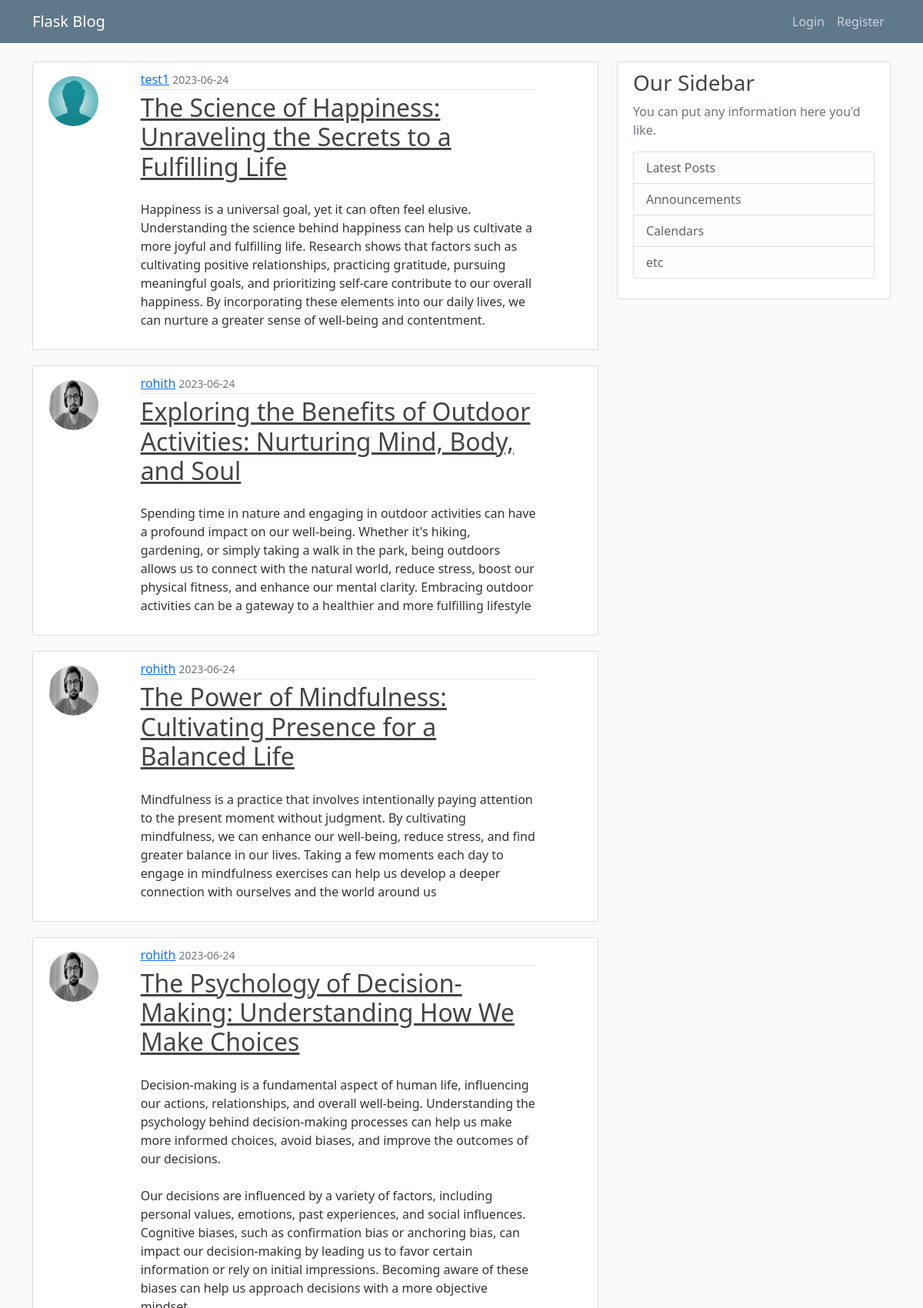
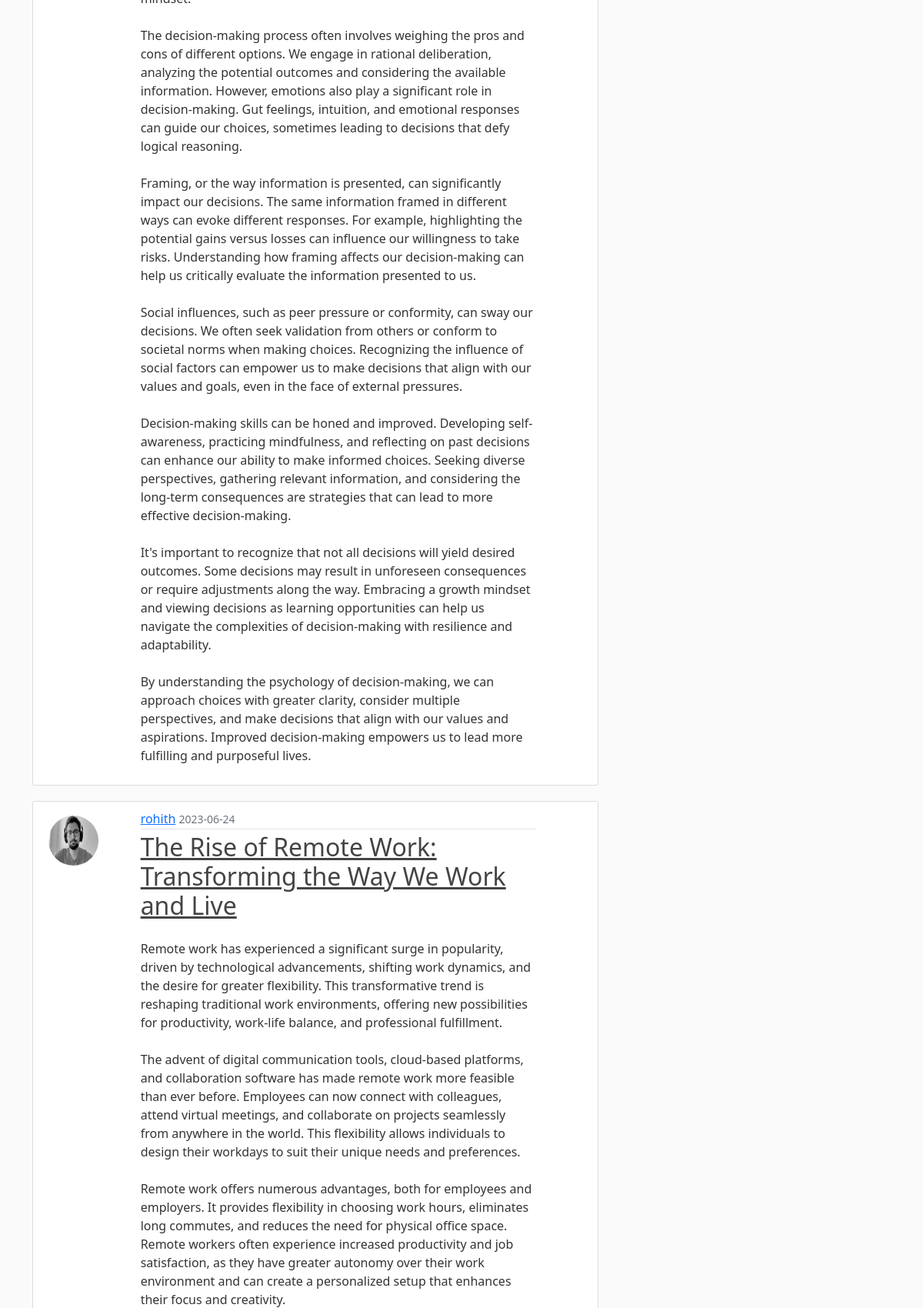
The page /home?page=2 (upper part) on the database its author committed (2 pictures, top to bottom).
### on_blog/models.py (models this page shows, shortened)
class Post(db.Model):
    id = db.Column(db.Integer, primary_key=True)
    title = db.Column(db.String(100), nullable=False)
    time = db.Column(db.DateTime, nullable = False, default = datetime.utcnow)
    content = db.Column(db.Text, nullable = False)
    user_id = db.Column(db.Integer, db.ForeignKey('user.id'), nullable = False)

class User(db.Model, UserMixin):
    id = db.Column(db.Integer, primary_key=True)
    username = db.Column(db.String(20), unique=True, nullable=False)
    email = db.Column(db.String(100), unique=True, nullable=False)
    image_file = db.Column(db.String(20), nullable=False, default='default.jpeg')
    password = db.Column(db.String(60), nullable = False)
    posts = db.relationship("Post", backref = "author", lazy = True)

### on_blog/main/routes.py (the view)
@main.route("/")
@main.route("/home")
def home():
    page_no = request.args.get('page', default=1, type=int)
    posts = Post.query.order_by(Post.time.desc()).paginate(per_page=5, page=page_no)
    return render_template("home.html", posts=posts, title="Home Page")

### on_blog/templates/home.html (shortened to what this page needs)
{% extends "layout.html" %}
{% block content %}
{% for post in posts.items %}
<article class="content-section">
    <div class="row">
        <div class='col-sm-4 col-lg-2'>
            <img class="rounded-circle article-img align-items-start mt-2"
                 src="{{ url_for('static', filename='profile_pics/' + post.author.image_file) }}">
        </div>
        <div class='col-sm-8 col-lg-9'>
            <div class="media-body">
                <div class="article-metadata">
                    <a class="mr-2" href="{{url_for('posts.user_posts', username=post.author.username)}}">{{ post.author.username }}</a>
                    <small class="text-muted">{{ post.time.strftime('%Y-%m-%d') }}</small>
                </div>
                <h2><a class="article-title" href="{{url_for('posts.post', post_id = post.id)}}">{{ post.title }}</a></h2>
                <p class="article-content mt-4 ">{{ post.content }}</p>
            </div>
        </div>
    </div>
</article>
{% endfor %}
{% endblock content %}

### on_blog/static/main.css (style rules this page uses)
body { background: #fafafa; color: #333333; margin-top: 5rem; }
h1, h2, h3, h4, h5, h6 { color: #444444; }
.content-section { background: #ffffff; padding: 10px 20px; border: 1px solid #dddddd; border-radius: 3px; margin-bottom: 20px; }
.article-title { color: #444444; }
.article-content { white-space: pre-line; }
.article-img { height: 65px; width: 65px; margin-right: 16px; }
.article-metadata { padding-bottom: 1px; margin-bottom: 4px; border-bottom: 1px solid #e3e3e3 }

### rows shown on the page
Post: image_file (picture), author.username "test1", time "2023-06-24", title "The Science of Happiness: Unraveling the Secrets to a Fulfilling Life", content "Happiness is a universal goal, yet it can often feel elusive. Understanding the science behind happiness can help us cultivate a more joyful and fulfilling life. Research shows that factors such as cultivating positive relationships, practicing gratitude, pursuing meaningful goals, and prioritizing self-care contribute to our overall happiness. By incorporating these elements into our daily lives, we can nurture a greater sense of well-being and contentment."
Post: image_file (picture), author.username "rohith", time "2023-06-24", title "Exploring the Benefits of Outdoor Activities: Nurturing Mind, Body, and Soul", content "Spending time in nature and engaging in outdoor activities can have a profound impact on our well-being. Whether it's hiking, gardening, or simply taking a walk in the park, being outdoors allows us to connect with the natural world, reduce stress, boost our physical fitness, and enhance our mental clarity. Embracing outdoor activities can be a gateway to a healthier and more fulfilling lifestyle"
Post: image_file (picture), author.username "rohith", time "2023-06-24", title "The Power of Mindfulness: Cultivating Presence for a Balanced Life", content "Mindfulness is a practice that involves intentionally paying attention to the present moment without judgment. By cultivating mindfulness, we can enhance our well-being, reduce stress, and find greater balance in our lives. Taking a few moments each day to engage in mindfulness exercises can help us develop a deeper connection with ourselves and the world around us"
Post: image_file (picture), author.username "rohith", time "2023-06-24", title "The Psychology of Decision-Making: Understanding How We Make Choices", content "Decision-making is a fundamental aspect of human life, influencing our actions, relationships, and overall well-being. Understanding the psychology behind decision-making processes can help us make more informed choices, avoid biases, and improve the outcomes of our decisions. Our decisions are influenced by a variety of factors, including personal values, emotions, past experiences, and social influences. Cognitive biases, such as confirmation bias or anchoring bias, can impact our decision-making by leading us to favor certain information or rely on initial impressions. Becoming aware of these biases can help us approach decisions with a more objective mindset. The decision-making process…"
Post: image_file (picture), author.username "rohith", time "2023-06-24", title "The Rise of Remote Work: Transforming the Way We Work and Live"
